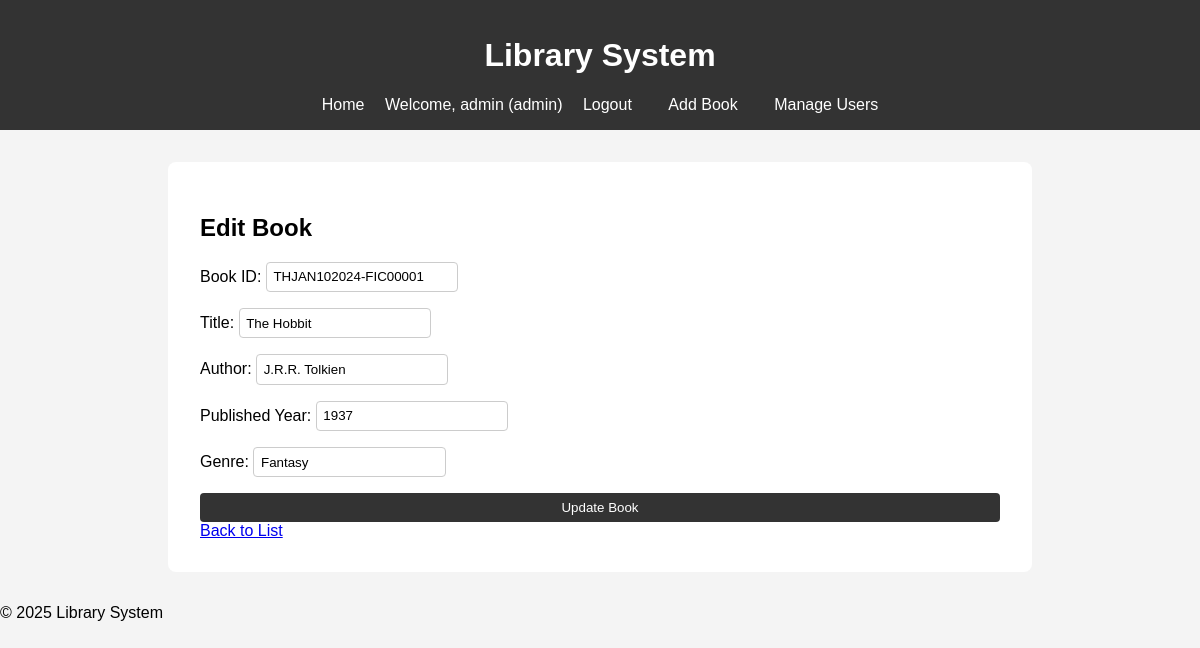
The app's page /edit.php?id=1 (signed in) with its own data.
### tables this page shows
CREATE TABLE IF NOT EXISTS books (
    id INT AUTO_INCREMENT PRIMARY KEY,
    book_id VARCHAR(30) UNIQUE,
    title VARCHAR(255) NOT NULL,
    author VARCHAR(255) NOT NULL,
    published_year INT NOT NULL,
    genre VARCHAR(100),
    status ENUM('Available', 'Borrowed', 'Archived') DEFAULT 'Available',
    created_at TIMESTAMP DEFAULT CURRENT_TIMESTAMP
);

### edit.php (the view, shortened to what this page needs)
<?php
require_once '../config/db.php';
include '../includes/header.php';
$id = (int)$_GET['id'];
$stmt = $pdo->prepare('SELECT * FROM books WHERE id = ?');
$stmt->execute([$id]);
$book = $stmt->fetch();
$title = $book['title'];
$author = $book['author'];
$year = $book['published_year'];
$genre = $book['genre'];
$bookId = $book['book_id'];
?>
<h2>Edit Book</h2>
<form method="post">
    <label>Book ID: <input type="text" value="<?= htmlspecialchars($bookId) ?>" readonly></label>
    <label>Title: <input type="text" name="title" value="<?= htmlspecialchars($title) ?>" required></label>
    <label>Author: <input type="text" name="author" value="<?= htmlspecialchars($author) ?>" required></label>
    <label>Published Year: <input type="number" name="published_year" value="<?= htmlspecialchars($year) ?>" required></label>
    <label>Genre: <input type="text" name="genre" value="<?= htmlspecialchars($genre) ?>"></label>
    <button type="submit">Update Book</button>
</form>
<a href="index.php">Back to List</a>
<?php include '../includes/footer.php'; ?>

### assets/css/style.css (style rules this page uses)
body { font-family: Arial, sans-serif; background: #f4f4f4; margin: 0; padding: 0; }
form { display: flex; flex-direction: column; gap: 1em; }
input, select { padding: 0.5em; border: 1px solid #ccc; border-radius: 4px; }
button { padding: 0.5em 1em; background: #333; color: #fff; border: none; border-radius: 4px; cursor: pointer; }

### records on screen
books: book "THJAN102024-FIC00001", title "The Hobbit", author "J.R.R. Tolkien", published_year "1937", genre "Fantasy"

### other values on screen
$_SESSION['username'] "admin"
$_SESSION['role'] "admin"
